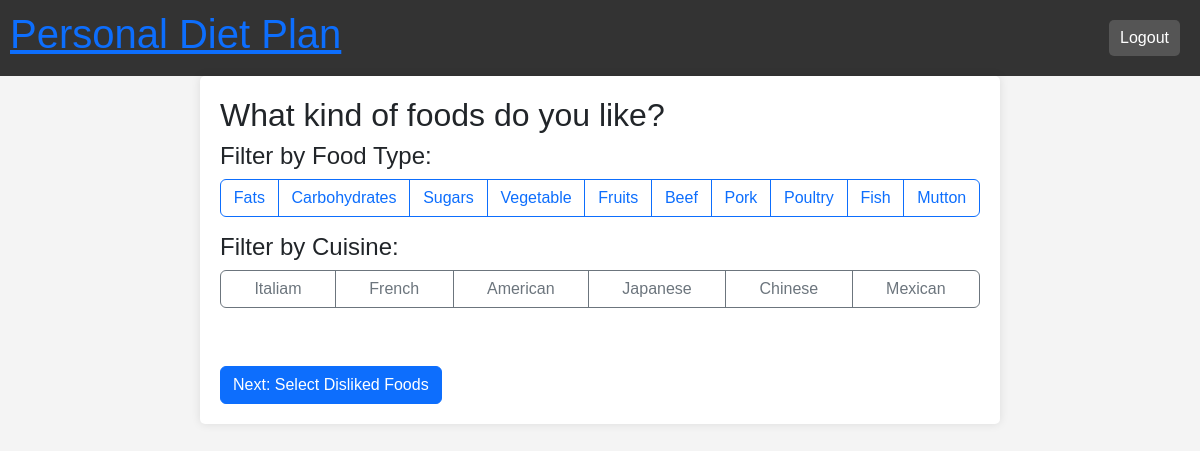
/liked-foods/?filter_cuisine=None (signed in), run on an earlier commit of the app's database.
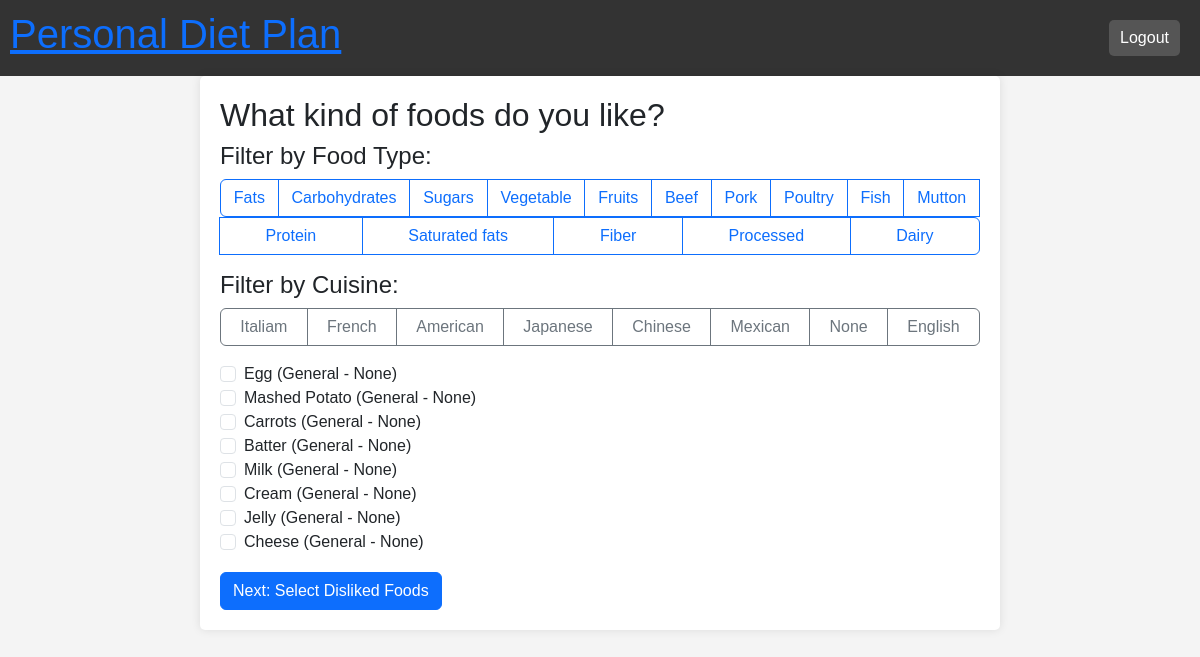
And on a later commit of the database.
### webapp/models.py (models this page shows, shortened)
class FoodCategory(models.Model):
    name = models.CharField(max_length=50, unique=True)

class Cuisine(models.Model):
    name = models.CharField(max_length=50, unique=True)

class Food(models.Model):
    name = models.CharField(max_length=100, unique=True)
    food_types = models.ManyToManyField(FoodCategory, blank=True)
    cuisine = models.ForeignKey(Cuisine, on_delete=models.SET_NULL, null=True, blank=True)
    flavor_profile = models.ManyToManyField(FlavorProfile, blank=True);
    texture_profile = models.ManyToManyField(TextureProfile, blank=True);

class UserFoodSelection(models.Model):
    user = models.OneToOneField(User, on_delete=models.CASCADE, null=True)
    liked_foods = models.ManyToManyField(Food, blank=True, related_name="liked_by_users")
    disliked_foods = models.ManyToManyField(Food, blank=True, related_name="disliked_by_users")
    allergy = models.ManyToManyField(Allergy, blank=True, related_name="user_allergy")
    dietary_requirement = models.ManyToManyField(DietaryRequirement, blank=True, related_name="user_dietary_requirement")
    health_goals = models.ManyToManyField(HealthGoals, blank=True, related_name="user_health_goal")

### webapp/views.py (the view)
# urls.py: path("liked-foods/", views.liked_foods, name="liked_foods"),
@login_required
def liked_foods(request):
    foods = Food.objects.all()
    categories = FoodCategory.objects.all()
    cuisines = Cuisine.objects.all()
    user_selection, created = UserFoodSelection.objects.get_or_create(user=request.user)
    food_type = request.GET.get("filter_type")
    cuisine = request.GET.get("filter_cuisine")
    if food_type:
        foods = foods.filter(food_types__name=food_type)
    if cuisine:
        foods = foods.filter(cuisine__name=cuisine)
    if request.method == "POST":
        selected_food_ids = request.POST.getlist("foods")
        user_selection.liked_foods.set(selected_food_ids)
        return redirect("disliked_foods")
    return render(request, "liked_foods.html", {
        "foods": foods,
        "user_selection": user_selection,
        "categories": categories,
        "cuisines": cuisines
    })

### webapp/templates/liked_foods.html (shortened to what this page needs)
{% extends "base.html" %}
{% block content %}
<h2>What kind of foods do you like?</h2>
<h4>Filter by Food Type:</h4>
<div class="d-flex flex-wrap btn-group mb-3">
    {% for category in categories %}
        <a href="?filter_type={{ category.name }}" class="btn btn-outline-primary">{{ category.name }}</a>
    {% endfor %}
</div>
<h4>Filter by Cuisine:</h4>
<div class="d-flex flex-wrap btn-group mb-3">
    {% for cuisine in cuisines %}
        <a href="?filter_cuisine={{ cuisine.name }}" class="btn btn-outline-secondary">{{ cuisine.name }}</a>
    {% endfor %}
</div>
<form method="POST">
    <div class="form-check">
        {% for food in foods %}
            <input class="form-check-input" type="checkbox" name="foods" value="{{ food.id }}" id="food{{ food.id }}"
                {% if food in user_selection.liked_foods.all %}checked{% endif %}>
            <label class="form-check-label" for="food{{ food.id }}">
                {{ food.name }} ({{ food.food_type.name|default:"General" }} - {{ food.cuisine.name|default:"General" }})
            </label><br>
        {% endfor %}
    </div>
    <button type="submit" class="btn btn-primary mt-3">Next: Select Disliked Foods</button>
</form>
{% endblock %}

### webapp/templates/base.html (shortened to what this page needs)
<!DOCTYPE html>
<html lang="en">
<head>
    {% load static %}
    <link href="https://cdn.jsdelivr.net/npm/bootstrap@5.3.3/dist/css/bootstrap.min.css" rel="stylesheet">
    <link rel="stylesheet" href="{% static '/style.css' %}">
</head>
<body>
    <div class="header">
        <h1><a href="{% url 'home'%}">Personal Diet Plan</a></h1>
        <ul class="navbar-nav ms-auto flex-row">
            {% if user.is_authenticated %}
                <li class="nav-item">
                    <form action="{% url 'logout' %}" method="post" class="d-inline">
                        <button type="submit" class="btn login-btn">Logout</button>
                    </form>
                </li>
            {% endif %}
        </ul>
    </div>
    <div class="content">
        {% block content %}{% endblock %}
    </div>
</body>
</html>

### webapp/static/style.css (style rules this page uses)
body { font-family: Arial, sans-serif; margin: 0; padding: 0; background-color: #f4f4f4; }
.header { background: #333; color: white; padding: 10px; display: flex; justify-content: space-between; align-items: center; }
.header .login-btn { color: white; text-decoration: none; padding: 5px 10px; background: #555; border-radius: 5px; }
.content { padding: 20px; max-width: 800px; margin: auto; background: white; box-shadow: 0 0 10px rgba(0, 0, 0, 0.1); border-radius: 5px; }
.nav-item { margin-right: 10px; }

What changed in the data, as far as the page shows it:
added FoodCategory: name "Protein"
added FoodCategory: name "Saturated fats"
added FoodCategory: name "Fiber"
added FoodCategory: name "Processed"
added FoodCategory: name "Dairy"
added Cuisine: name "None"
added Cuisine: name "English"
added Food: name "Egg", food_type.name "General", cuisine.name "None"
added Food: name "Mashed Potato", food_type.name "General", cuisine.name "None"
added Food: name "Carrots", food_type.name "General", cuisine.name "None"
added Food: name "Batter", food_type.name "General", cuisine.name "None"
added Food: name "Milk", food_type.name "General", cuisine.name "None"
added Food: name "Cream", food_type.name "General", cuisine.name "None"
added Food: name "Jelly", food_type.name "General", cuisine.name "None"
added Food: name "Cheese", food_type.name "General", cuisine.name "None"
